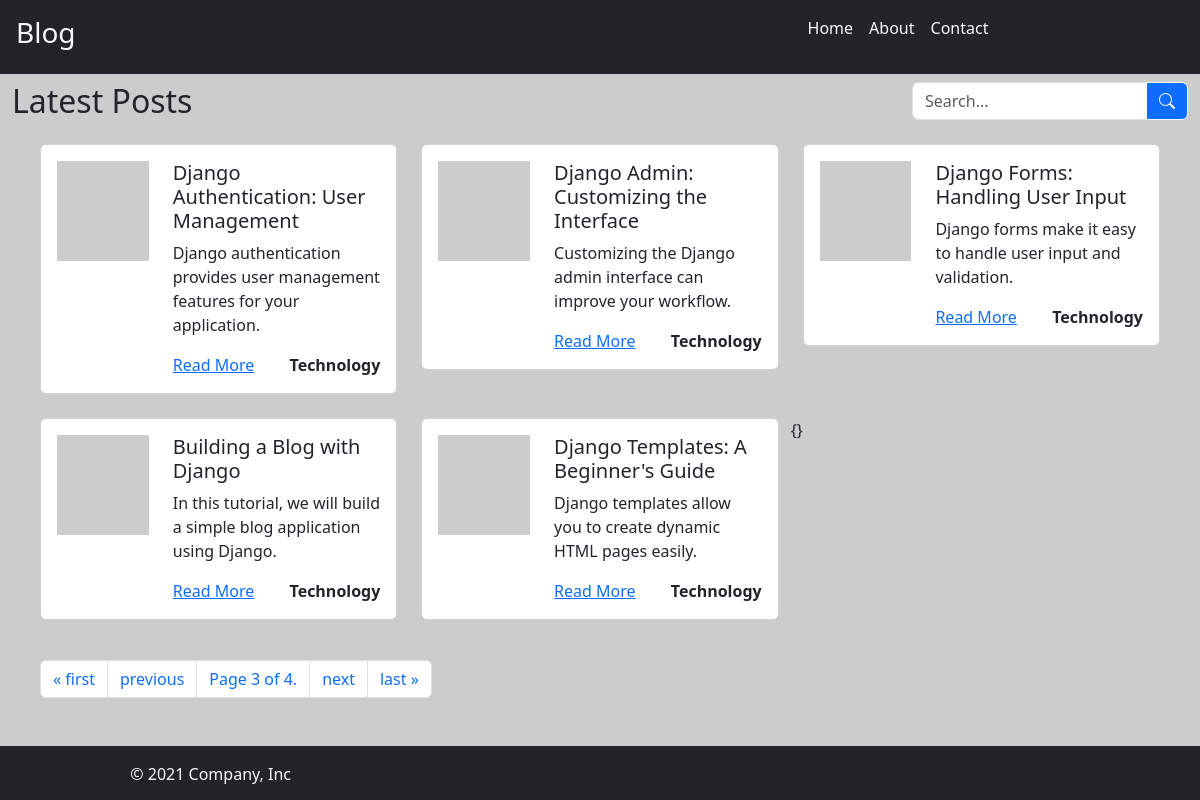
Page /blog/?page=3 on the committed database.
### blog/models.py (models this page shows, shortened)
class Post(models.Model):
    title = models.CharField(max_length=100)
    content = models.TextField()
    img_url = models.URLField(blank=True, null=True)
    created_at = models.DateTimeField(auto_now_add=True)
    slug = models.SlugField(
        unique=True,
        blank=True,
        max_length=100
    )
    category = models.ForeignKey(category, on_delete=models.CASCADE)

class category(models.Model):
    name=models.CharField(max_length=100)

### blog/views.py (the view)
# urls.py: path("",views.index,name="index"),
def index(request):
    blog_title = "Latest Posts"
    all_posts = Post.objects.all().order_by('-created_at')
    paginator = Paginator(all_posts, 5)  # 5 posts per page
    page_number = request.GET.get('page')
    page_obj = paginator.get_page(page_number)
    return render(request, 'index.html', {
        'blog_title': blog_title,
        'post_obj': page_obj,
        'page_obj': page_obj,
    })

### blog/templates/index.html (shortened to what this page needs)
{% extends "base.html" %}
{% block content %}
    <div class="container-fluid ">
        <div class="row my-2">
            <div class="col">
                <h2 > {{blog_title}} </h2>
            </div>
            <div class="col-3">
                <div class="input-group">
                    <input type="text" class="form-control" placeholder="Search..." aria-label="Search">
                    <button class="btn btn-outline-light btn-primary " type="button" id="button-search">
                      <i class="bi bi-search"></i>
                    </button>
                  </div>
            </div>
        </div>
        <div class="row m-3">
            {% if post_obj %}
            {% for con in post_obj %}
            <div class="col-4 mb-4">
                <div class="card">
                    <div class="card-body">
                        <div class="row">
                            <div class="col-md-4">
                                <img style="height:100px; width: 300px;"  src="{{ con.img_url }}" class="img-fluid" alt="{{ con.title }}">
                            </div>
                            <div class="col-md-8">
                                <h5 class="card-title"> {{con.title}} </h5>
                                <p class="card-text"> {{con.content}} </p>
                                <div class="d-flex justify-content-between">
                                     <a href="{% url 'blog:detail'  slug=con.slug %}">Read More</a>
                                    <a class="text-decoration-none text-dark fw-bold" href="#">{{con.category.name}}</a>
                                </div>
                            </div>
                        </div>
                    </div>
                </div>
            </div>{% endfor %}
               {% else %}
                  <p>No Posts Available</p>
               {% endif %}
{}
            <div class="col-12 my-3">
                {% if post_obj.has_other_pages %}
                <nav aria-label="Page navigation">
                    <ul class="pagination">
                        {% if post_obj.has_previous %}
                        <li class="page-item">
                            <a class="page-link" href="?page={{ post_obj.previous_page_number }}" aria-label="First">
                                <span aria-hidden="true">&laquo; first</span>
                            </a>
                        </li>
                       {% endif %}
                        {% if post_obj.has_previous %}
                        <li class="page-item">
                            <a class="page-link" href="?page={{ post_obj.previous_page_number }}" aria-label="Previous">
                                <span aria-hidden="true">previous</span>
                            </a>
                        </li>
                        {% endif %}
                        <li class="page-item"><span class="page-link">Page {{ post_obj.number }} of {{ post_obj.paginator.num_pages }}.</span></li>
                        {% if post_obj.has_next %}
                        <li class="page-item">
                            <a class="page-link" href="?page={{ post_obj.next_page_number }}" aria-label="Next">
                                <span aria-hidden="true">next</span>
                            </a>
                        </li>
                        {% endif %}
                        {% if post_obj.has_next %}
                        <li class="page-item">
                            <a class="page-link" href="?page={{ post_obj.paginator.num_pages }}" aria-label="Last">
                                <span aria-hidden="true">last &raquo;</span>
                            </a>
                        </li>
                        {% endif %}
                    </ul>
                </nav>
                {% endif %}
            </div>
        </div>
    </div>
    {% endblock content %}

### blog/static/style.css (style rules this page uses)
body { background-color: #cccccc; }

### rows in the picture
Post: title "Django Authentication: User Management", content "Django authentication provides user management features for your application.", category.name "Technology"
Post: title "Django Admin: Customizing the Interface", content "Customizing the Django admin interface can improve your workflow.", category.name "Technology"
Post: title "Django Forms: Handling User Input", content "Django forms make it easy to handle user input and validation.", category.name "Technology"
Post: title "Building a Blog with Django", content "In this tutorial, we will build a simple blog application using Django.", category.name "Technology"
Post: title "Django Templates: A Beginner's Guide", content "Django templates allow you to create dynamic HTML pages easily.", category.name "Technology"

### other values in the picture
{{ blog_title }} "Latest Posts"
{{ post_obj.number }} "3"
{{ post_obj.paginator.num_pages }} "4"
